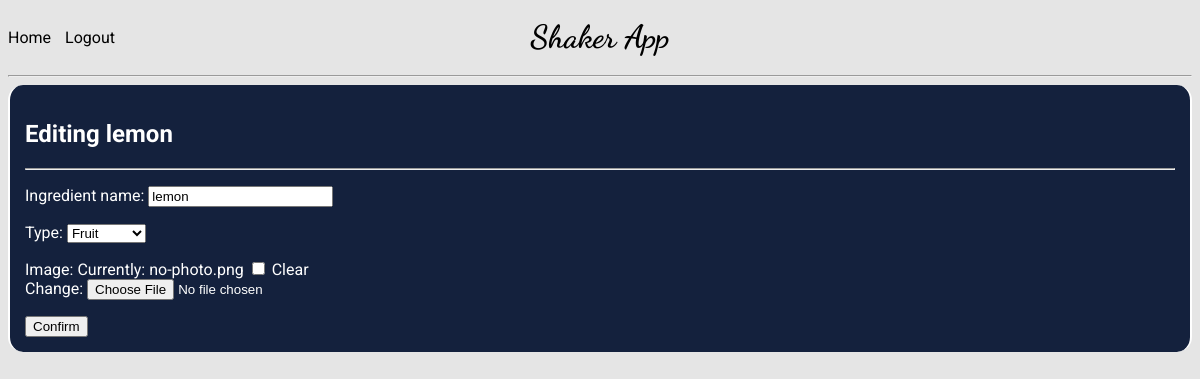
Page /edit_ingredient/3/ (signed in) on the earlier database version.
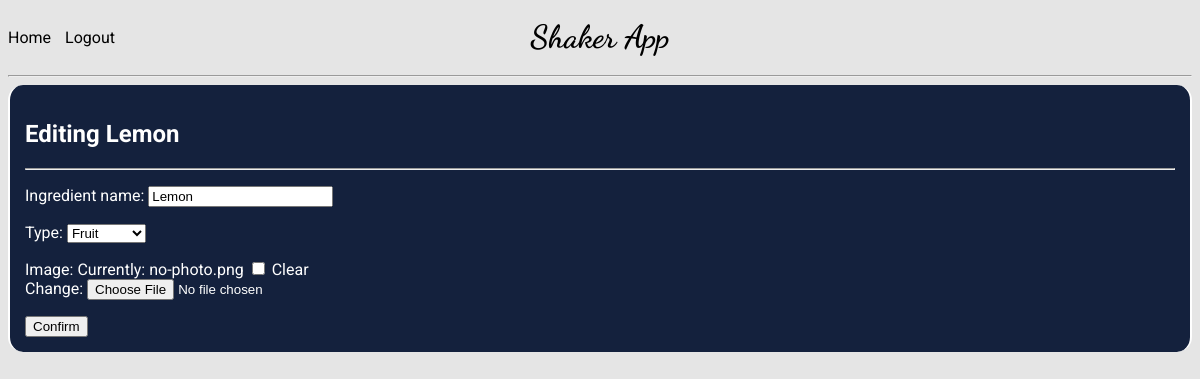
Same page on the later database version.
### shakerApp/models.py (models this page shows, shortened)
class Ingredients(models.Model):
    type = models.IntegerField(choices=ingredientType)
    name = models.CharField(max_length=100)
    image = models.ImageField(default='no-photo.png')

### shakerApp/views.py (the view, shortened to what this page needs)
# urls.py: path('edit_ingredient/<int:pk>/', views.EditIngredientView.as_view(), name='edit_ingredient'),
class EditIngredientView(LoginRequiredMixin, View):
    def get(self, request, pk):
        ingredient = get_object_or_404(Ingredients, pk=pk)
        form = IngredientForm(
            initial={
                "type": ingredient.type,
                "name": ingredient.name,
                'image': ingredient.image,
            }
        )
        context = {
            'ingredient': ingredient,
            'form': form,
        }
        return render(request, "shakerApp/edit_ingredient.html", context)

### shakerApp/forms.py
class IngredientForm(forms.Form):
    name = forms.CharField(max_length=100, label="Ingredient name")
    type = forms.ChoiceField(choices=ingredientType)
    image = forms.ImageField(required=False)

### shakerApp/templates/shakerApp/edit_ingredient.html (shortened to what this page needs)
{% extends 'shakerApp/base.html' %}
{% block content %}
<div class="container">
    <h2>Editing {{ ingredient.name }}</h2>
    <hr>
    <form action="{% url 'shakerApp:edit_ingredient' ingredient.id %}" method="post" enctype="multipart/form-data">
        {{ form.as_p }}
        <input type="submit" value="Confirm">
    </form>
</div>
{% endblock %}

Differences in the rows shown:
changed Ingredients "Fruit": name "lemon" → "Lemon"
